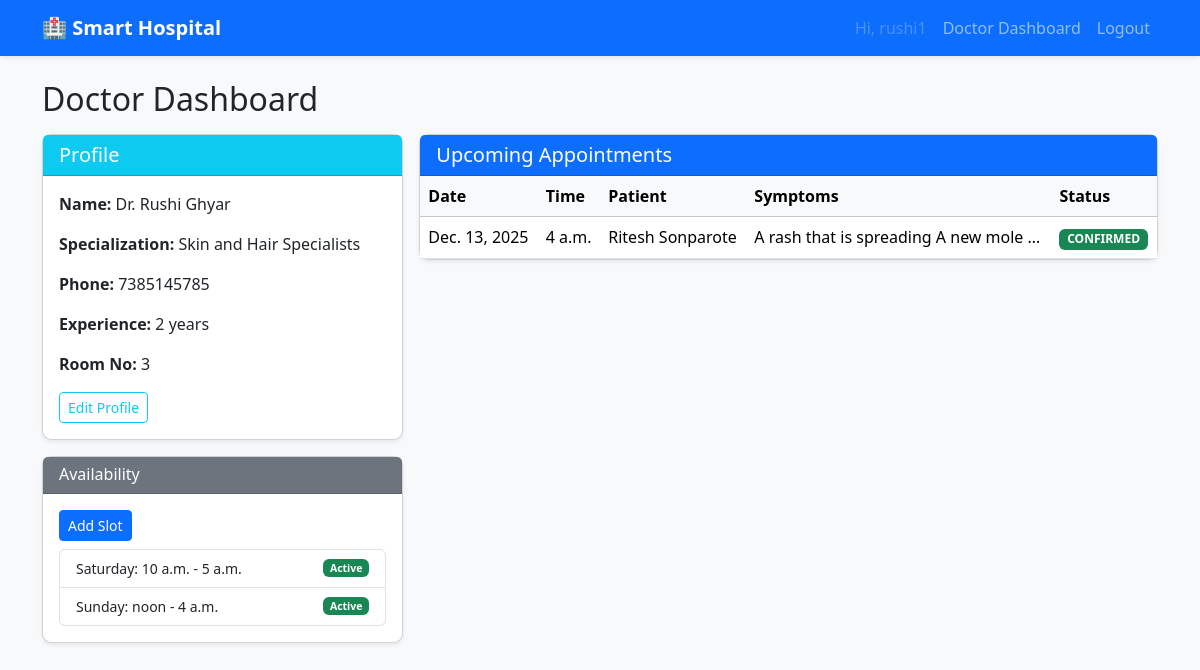
/doctors/dashboard/ (signed in), run on the app's committed database.
### doctors/models.py (models this page shows, shortened)
class Doctor(models.Model):
    user = models.OneToOneField(
        User,
        on_delete=models.CASCADE,
        related_name="doctor",
    )
    specialization = models.CharField(max_length=100)
    phone = models.CharField(max_length=20, blank=True)
    experience_years = models.PositiveIntegerField(default=0)
    room_no = models.CharField(max_length=20, blank=True)

class Availability(models.Model):
    DAYS = [
        ("MON", "Monday"),
        ("TUE", "Tuesday"),
        ("WED", "Wednesday"),
        ("THU", "Thursday"),
        ("FRI", "Friday"),
        ("SAT", "Saturday"),
        ("SUN", "Sunday"),
    ]
    doctor = models.ForeignKey(
        Doctor,
        on_delete=models.CASCADE,
        related_name="availabilities",
    )
    day = models.CharField(max_length=3, choices=DAYS)
    start_time = models.TimeField()
    end_time = models.TimeField()
    is_active = models.BooleanField(default=True)

### appointments/models.py (models this page shows, shortened)
class Appointment(models.Model):
    STATUS_CHOICES = [
        ("PENDING", "Pending"),
        ("CONFIRMED", "Confirmed"),
        ("CANCELLED", "Cancelled"),
    ]
    doctor = models.ForeignKey(
        Doctor,
        on_delete=models.CASCADE,
        related_name="appointments",
    )
    patient = models.ForeignKey(
        Patient,
        on_delete=models.CASCADE,
        related_name="appointments",
    )
    date = models.DateField()
    time = models.TimeField()
    symptoms = models.TextField()
    status = models.CharField(max_length=10, choices=STATUS_CHOICES, default="PENDING")
    created_at = models.DateTimeField(auto_now_add=True)

### patients/models.py (models this page shows, shortened)
class Patient(models.Model):
    user = models.OneToOneField(
        User,
        on_delete=models.CASCADE,
        related_name="patient",
    )
    dob = models.DateField(null=True, blank=True)
    gender = models.CharField(max_length=10, blank=True)
    address = models.TextField(blank=True)
    blood_group = models.CharField(max_length=5, blank=True)
    phone = models.CharField(max_length=20, blank=True)

### doctors/views.py (the view)
# urls.py: path("dashboard/", views.doctor_dashboard, name="doctor_dashboard"),
@login_required
def doctor_dashboard(request):
    if not hasattr(request.user, "doctor"):
        return redirect("home")
    doctor = request.user.doctor
    appointments = (
        Appointment.objects.filter(doctor=doctor)
        .select_related("patient__user")
        .order_by("date", "time")
    )
    slots = doctor.availabilities.all().order_by("day", "start_time")
    context = {
        "doctor": doctor,
        "appointments": appointments,
        "slots": slots,
    }
    return render(request, "doctors/doctor_dashboard.html", context)

### doctors/templates/doctors/doctor_dashboard.html (shortened to what this page needs)
{% extends "base.html" %}
{% block content %}
<h2 class="mb-3">Doctor Dashboard</h2>
<div class="row g-3">
    <div class="col-md-4">
        <div class="card shadow-sm">
            <div class="card-header bg-info text-white">
                <h5 class="mb-0">Profile</h5>
            </div>
            <div class="card-body">
                <p><strong>Name:</strong> Dr. {{ doctor.user.first_name }}</p>
                <p><strong>Specialization:</strong> {{ doctor.specialization }}</p>
                <p><strong>Phone:</strong> {{ doctor.phone|default:"-" }}</p>
                <p><strong>Experience:</strong> {{ doctor.experience_years }} years</p>
                <p><strong>Room No:</strong> {{ doctor.room_no|default:"-" }}</p>
                <a href="{% url 'doctor_profile' %}" class="btn btn-outline-info btn-sm">
                    Edit Profile
                </a>
            </div>
        </div>
        <div class="card shadow-sm mt-3">
            <div class="card-header bg-secondary text-white">
                <h6 class="mb-0">Availability</h6>
            </div>
            <div class="card-body">
                <a href="{% url 'add_slot' %}" class="btn btn-sm btn-primary mb-2">Add Slot</a>
                <ul class="list-group small">
                    {% for s in slots %}
                        <li class="list-group-item d-flex justify-content-between align-items-center">
                            {{ s.get_day_display }}: {{ s.start_time }} - {{ s.end_time }}
                            {% if s.is_active %}
                                <span class="badge bg-success">Active</span>
                            {% else %}
                                <span class="badge bg-secondary">Off</span>
                            {% endif %}
                        </li>
                    {% empty %}
                        <li class="list-group-item text-muted">No slots added.</li>
                    {% endfor %}
                </ul>
            </div>
        </div>
    </div>
    <div class="col-md-8">
        <div class="card shadow-sm">
            <div class="card-header bg-primary text-white">
                <h5 class="mb-0">Upcoming Appointments</h5>
            </div>
            <div class="card-body p-0">
                <table class="table mb-0 table-hover align-middle">
                    <thead class="table-light">
                        <tr>
                            <th>Date</th>
                            <th>Time</th>
                            <th>Patient</th>
                            <th>Symptoms</th>
                            <th>Status</th>
                        </tr>
                    </thead>
                    <tbody>
                        {% for a in appointments %}
                            <tr>
                                <td>{{ a.date }}</td>
                                <td>{{ a.time }}</td>
                                <td>{{ a.patient.user.first_name }}</td>
                                <td>{{ a.symptoms|truncatechars:40 }}</td>
                                <td>
                                    <span class="badge
                                        {% if a.status == 'CONFIRMED' %}bg-success{% endif %}
                                    ">
                                        {{ a.status }}
                                    </span>
                                </td>
                            </tr>
                        {% empty %}
                            <tr>
                                <td colspan="5" class="text-center text-muted py-3">
                                    No appointments yet.
                                </td>
                            </tr>
                        {% endfor %}
                    </tbody>
                </table>
            </div>
        </div>
    </div>
</div>
{% endblock %}

### hospital_project/templates/base.html (shortened to what this page needs)
<!DOCTYPE html>
<html lang="en">
<head>
    <link href="https://cdn.jsdelivr.net/npm/bootstrap@5.3.3/dist/css/bootstrap.min.css" rel="stylesheet">
    <link rel="stylesheet" href="/static/css/style.css">
</head>
<body class="bg-light">
<nav class="navbar navbar-expand-lg navbar-dark bg-primary shadow-sm">
    <div class="container">
        <a class="navbar-brand fw-bold" href="{% url 'home' %}">🏥 Smart Hospital</a>
        <div class="collapse navbar-collapse" id="navbarSupportedContent">
            <ul class="navbar-nav ms-auto mb-2 mb-lg-0">
                {% if user.is_authenticated %}
                    <li class="nav-item">
                        <span class="nav-link disabled">Hi, {{ user.username }}</span>
                    </li>
                    {% if user.doctor %}
                        <li class="nav-item">
                            <a class="nav-link" href="{% url 'doctor_dashboard' %}">Doctor Dashboard</a>
                        </li>
                    {% endif %}
                    <li class="nav-item">
                        <a class="nav-link" href="{% url 'logout' %}">Logout</a>
                    </li>
                {% endif %}
            </ul>
        </div>
    </div>
</nav>
<div class="container py-4">
    {% block content %}{% endblock %}
</div>
</body>
</html>

### static/css/style.css (style rules this page uses)
body { font-family: system-ui, -apple-system, BlinkMacSystemFont, "Segoe UI", sans-serif; }
.card { border-radius: 0.6rem; }
.navbar-brand { font-size: 1.25rem; }

### data on the page
Doctor: user.first_name "Rushi Ghyar", specialization "Skin and Hair Specialists", phone "7385145785", experience_years "2", room_no "3"
Availability: day "Saturday", start_time "10 a.m.", end_time "5 a.m.", is_active "Active"
Availability: day "Sunday", start_time "noon", end_time "4 a.m.", is_active "Active"
Appointment: date "Dec. 13, 2025", time "4 a.m.", patient.user.first_name "Ritesh Sonparote", symptoms "A rash that is spreading A new mole …", status "CONFIRMED"

### other printed values
{{ user.username }} "rushi1"
